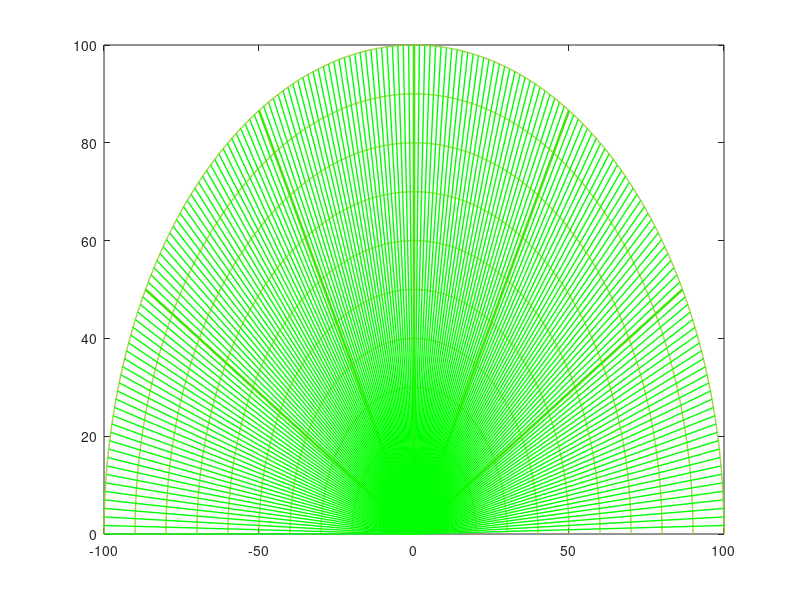

Recreate this plot in MATLAB. (Note: this script raises an error after producing the figure.)
clc;
clear all;
%Customize graph
figure('units','normalized','outerposition',[0 0 1 1]);
whitebg('black');
%Draw Scale Data
th = linspace(0,pi,1000);
R = 10:10:100;  
for i=1:length(R);
x = R(i)*cos(th);
y = R(i)*sin(th);
plot(x,y,'Color', [0.603922 , 0.803922 , 0.196078] ,'LineWidth',1);
hold on;
end
%Draw Axis data
x0 = [0 100 0 0 0 0 ];  x1 = [0 100 86.60 50 -50 -86.60]; y0 = [0 0 0 0 0 0]; y1 = [100 0 50 86.60 86.60 50];
for i=1:length(x0);
hold on;
plot([x0(i),x1(i)],[y0(i),y1(i)] ,'Color', [0.603922 , 0.803922 , 0.196078],'LineWidth',2);
end
%Draw Sonar default data
for i=1:180 
hold on;
[x, y] = pol2cart(i*0.0174532925, 100);
h(i) = plot([0,x],[0,y],'g','LineWidth',1);
end
%define serial port
s1 = serial('COM3');            
s1.BaudRate=9600;                               
fopen(s1);
%Draw Sonar Data
while(1)
data = fscanf(s1);
[th, r] = strtok(data);
th = real(str2num(th));
r = str2num(r);
set(h(th),'color','r');
[x0, y0] = pol2cart(th*0.0174532925, 100);
[x, y] = pol2cart(th*0.0174532925, r);
set(h(th),'XData',[x0,x]);
set(h(th),'YData',[y0,y]);
m = plot([0,x0],[0,y0],'r','LineWidth',3);
drawnow
delete(m);
end

